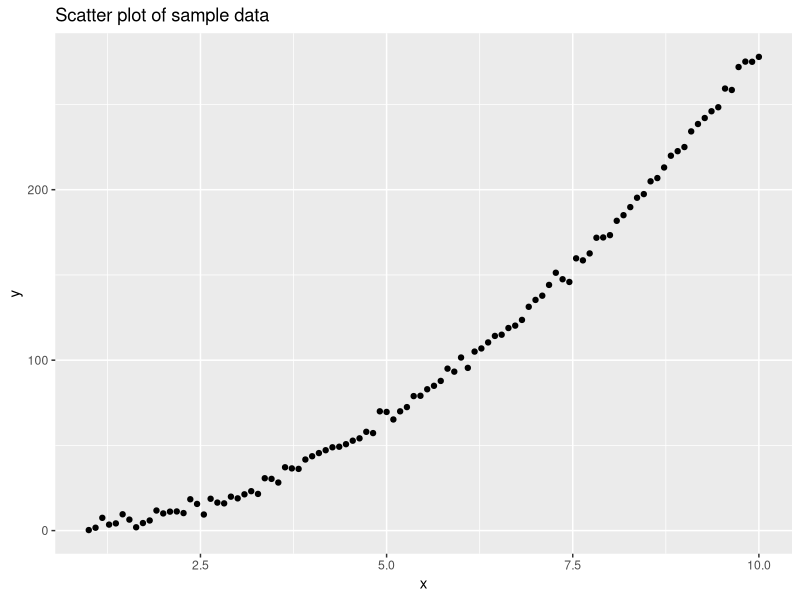
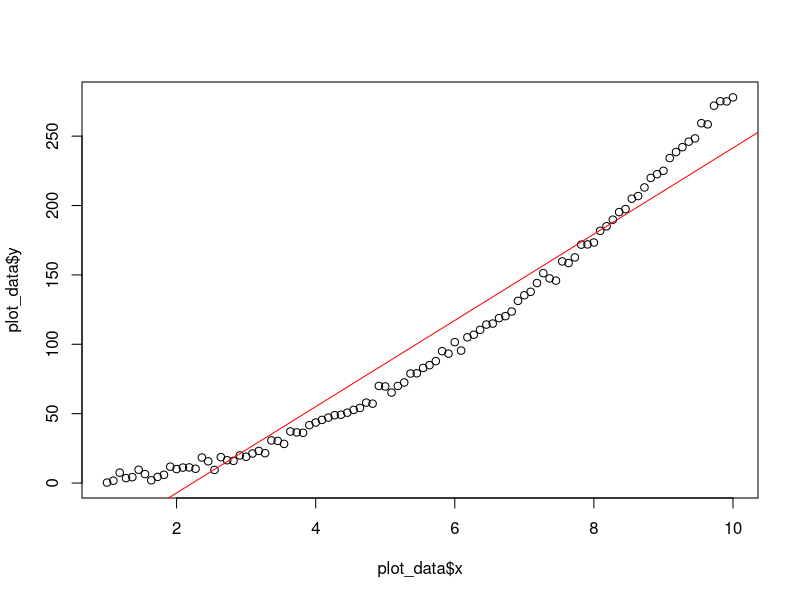
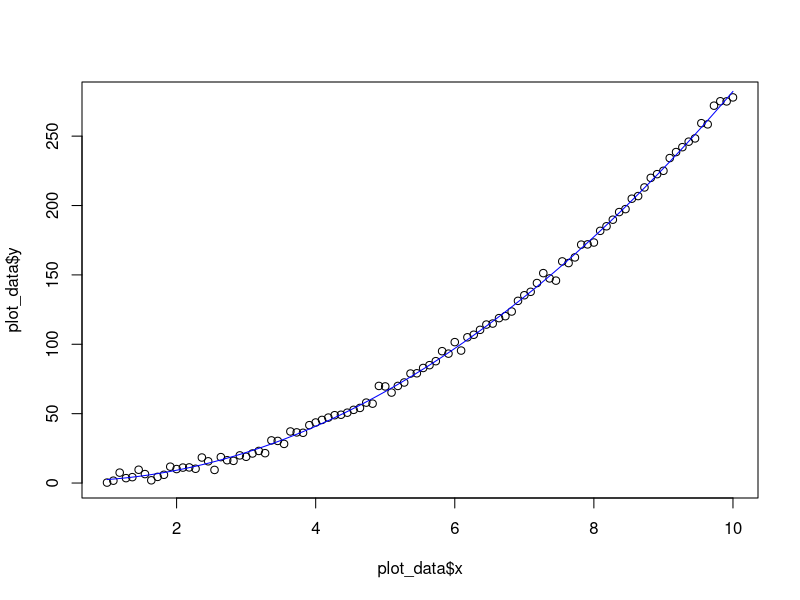
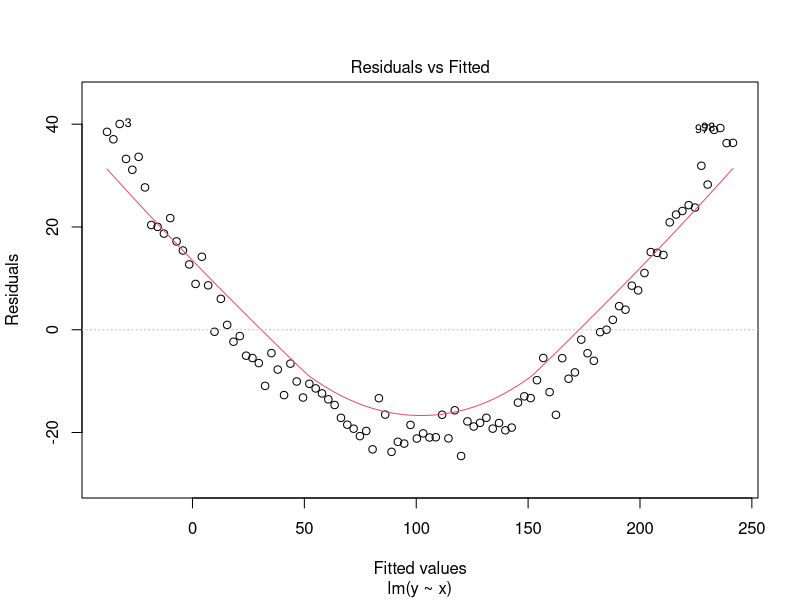
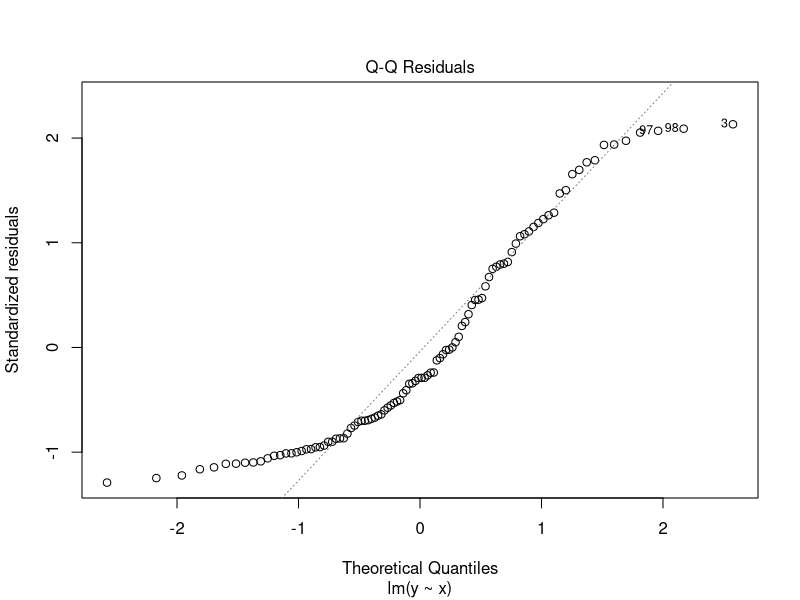
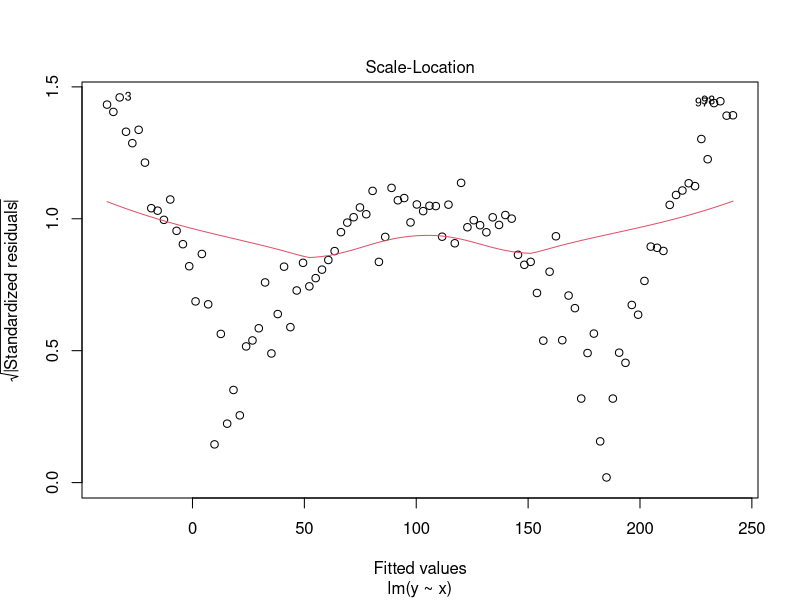

R code for these plots, in order:
library(ggplot2)

# Generate sample data
set.seed(123)
n <- 100  # Number of data points
x <- seq(1, 10, length.out = n)
y <- 3 * x^2 - 2 * x + 1 + rnorm(n, mean = 0, sd = 3)  # True relationship + noise

# Plot the data
plot_data <- data.frame(x, y)
ggplot(plot_data, aes(x, y)) + geom_point() + ggtitle("Scatter plot of sample data")

# Linear regression
linear_model <- lm(y ~ x)
summary(linear_model)

# Plot linear regression line
plot(plot_data$x, plot_data$y)
abline(linear_model, col = "red")

# Multiple regression
# Generate additional predictor
z <- 2 * x + rnorm(n, mean = 0, sd = 2)
multiple_model <- lm(y ~ x + z)
summary(multiple_model)

# Polynomial regression
poly_degree <- 2  # Degree of polynomial
poly_model <- lm(y ~ poly(x, poly_degree))
summary(poly_model)

# Plot polynomial regression curve
x_seq <- seq(min(x), max(x), length.out = 100)
poly_pred <- predict(poly_model, newdata = data.frame(x = x_seq))
plot(plot_data$x, plot_data$y)
lines(x_seq, poly_pred, col = "blue")

# Compare models
anova(linear_model, multiple_model, poly_model)

# Assessing model assumptions
# Residuals vs Fitted values plot
plot(linear_model, which = 1)

# Normal Q-Q plot
plot(linear_model, which = 2)

# Scale-Location plot
plot(linear_model, which = 3)
